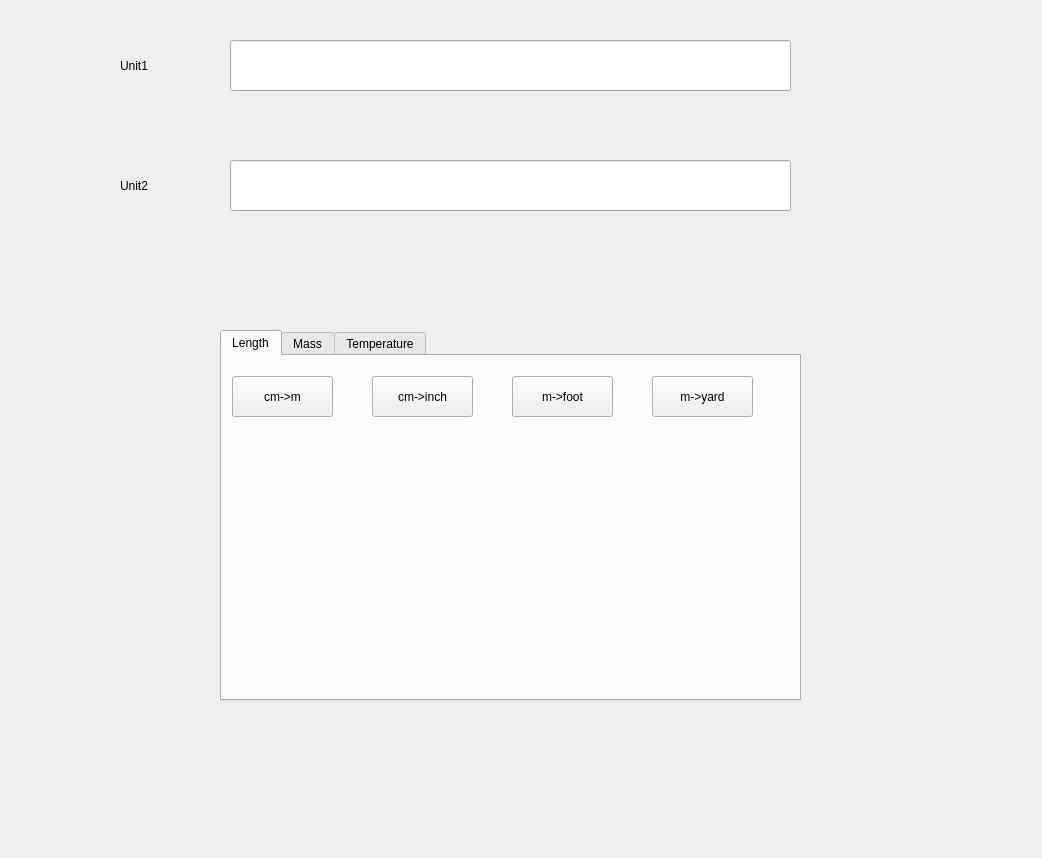
<?xml version="1.0" encoding="UTF-8"?>
<ui version="4.0">
 <class>Dialog</class>
 <widget class="QDialog" name="Dialog">
  <property name="geometry">
   <rect>
    <x>0</x>
    <y>0</y>
    <width>1042</width>
    <height>858</height>
   </rect>
  </property>
  <property name="mouseTracking">
   <bool>true</bool>
  </property>
  <property name="windowTitle">
   <string>Dialog</string>
  </property>
  <property name="autoFillBackground">
   <bool>true</bool>
  </property>
  <property name="sizeGripEnabled">
   <bool>false</bool>
  </property>
  <property name="modal">
   <bool>false</bool>
  </property>
  <widget class="QLineEdit" name="first">
   <property name="geometry">
    <rect>
     <x>230</x>
     <y>40</y>
     <width>561</width>
     <height>51</height>
    </rect>
   </property>
  </widget>
  <widget class="QLineEdit" name="second">
   <property name="geometry">
    <rect>
     <x>230</x>
     <y>160</y>
     <width>561</width>
     <height>51</height>
    </rect>
   </property>
  </widget>
  <widget class="QTabWidget" name="units">
   <property name="geometry">
    <rect>
     <x>220</x>
     <y>330</y>
     <width>581</width>
     <height>371</height>
    </rect>
   </property>
   <property name="tabPosition">
    <enum>QTabWidget::North</enum>
   </property>
   <property name="currentIndex">
    <number>0</number>
   </property>
   <property name="movable">
    <bool>false</bool>
   </property>
   <property name="tabBarAutoHide">
    <bool>false</bool>
   </property>
   <widget class="QWidget" name="len">
    <attribute name="title">
     <string>Length</string>
    </attribute>
    <widget class="QPushButton" name="cmtom">
     <property name="enabled">
      <bool>true</bool>
     </property>
     <property name="geometry">
      <rect>
       <x>10</x>
       <y>20</y>
       <width>101</width>
       <height>41</height>
      </rect>
     </property>
     <property name="text">
      <string>cm-&gt;m</string>
     </property>
     <property name="autoDefault">
      <bool>false</bool>
     </property>
    </widget>
    <widget class="QPushButton" name="mtofoot">
     <property name="enabled">
      <bool>true</bool>
     </property>
     <property name="geometry">
      <rect>
       <x>290</x>
       <y>20</y>
       <width>101</width>
       <height>41</height>
      </rect>
     </property>
     <property name="text">
      <string>m-&gt;foot</string>
     </property>
     <property name="autoDefault">
      <bool>false</bool>
     </property>
    </widget>
    <widget class="QPushButton" name="cmtoinch">
     <property name="enabled">
      <bool>true</bool>
     </property>
     <property name="geometry">
      <rect>
       <x>150</x>
       <y>20</y>
       <width>101</width>
       <height>41</height>
      </rect>
     </property>
     <property name="text">
      <string>cm-&gt;inch</string>
     </property>
     <property name="autoDefault">
      <bool>false</bool>
     </property>
    </widget>
    <widget class="QPushButton" name="mtoyard">
     <property name="enabled">
      <bool>true</bool>
     </property>
     <property name="geometry">
      <rect>
       <x>430</x>
       <y>20</y>
       <width>101</width>
       <height>41</height>
      </rect>
     </property>
     <property name="text">
      <string>m-&gt;yard</string>
     </property>
     <property name="autoDefault">
      <bool>false</bool>
     </property>
    </widget>
   </widget>
   <widget class="QWidget" name="wt">
    <attribute name="title">
     <string>Mass</string>
    </attribute>
    <widget class="QPushButton" name="kgtog">
     <property name="enabled">
      <bool>true</bool>
     </property>
     <property name="geometry">
      <rect>
       <x>10</x>
       <y>20</y>
       <width>101</width>
       <height>41</height>
      </rect>
     </property>
     <property name="text">
      <string>kg-&gt;g</string>
     </property>
     <property name="autoDefault">
      <bool>false</bool>
     </property>
    </widget>
    <widget class="QPushButton" name="kgtoounce">
     <property name="enabled">
      <bool>true</bool>
     </property>
     <property name="geometry">
      <rect>
       <x>290</x>
       <y>20</y>
       <width>101</width>
       <height>41</height>
      </rect>
     </property>
     <property name="text">
      <string>kg-&gt;ounce</string>
     </property>
     <property name="autoDefault">
      <bool>false</bool>
     </property>
    </widget>
    <widget class="QPushButton" name="kgtopound">
     <property name="enabled">
      <bool>true</bool>
     </property>
     <property name="geometry">
      <rect>
       <x>150</x>
       <y>20</y>
       <width>101</width>
       <height>41</height>
      </rect>
     </property>
     <property name="text">
      <string>kg-&gt;Pound</string>
     </property>
     <property name="autoDefault">
      <bool>false</bool>
     </property>
    </widget>
    <widget class="QPushButton" name="kgtoquintal">
     <property name="enabled">
      <bool>true</bool>
     </property>
     <property name="geometry">
      <rect>
       <x>430</x>
       <y>20</y>
       <width>101</width>
       <height>41</height>
      </rect>
     </property>
     <property name="text">
      <string>kg-&gt;Quintal</string>
     </property>
     <property name="autoDefault">
      <bool>false</bool>
     </property>
    </widget>
   </widget>
   <widget class="QWidget" name="temp">
    <attribute name="title">
     <string>Temperature</string>
    </attribute>
    <widget class="QPushButton" name="celtofah">
     <property name="enabled">
      <bool>true</bool>
     </property>
     <property name="geometry">
      <rect>
       <x>10</x>
       <y>20</y>
       <width>101</width>
       <height>41</height>
      </rect>
     </property>
     <property name="text">
      <string>Celcius-&gt;Fah</string>
     </property>
     <property name="autoDefault">
      <bool>false</bool>
     </property>
    </widget>
    <widget class="QPushButton" name="celtokel">
     <property name="enabled">
      <bool>true</bool>
     </property>
     <property name="geometry">
      <rect>
       <x>150</x>
       <y>20</y>
       <width>101</width>
       <height>41</height>
      </rect>
     </property>
     <property name="text">
      <string>Celcius-&gt;Kel</string>
     </property>
     <property name="autoDefault">
      <bool>false</bool>
     </property>
    </widget>
    <widget class="QPushButton" name="fahtokel">
     <property name="enabled">
      <bool>true</bool>
     </property>
     <property name="geometry">
      <rect>
       <x>430</x>
       <y>20</y>
       <width>101</width>
       <height>41</height>
      </rect>
     </property>
     <property name="text">
      <string>Fahren-&gt;Kel</string>
     </property>
     <property name="autoDefault">
      <bool>false</bool>
     </property>
    </widget>
    <widget class="QPushButton" name="celtoran">
     <property name="enabled">
      <bool>true</bool>
     </property>
     <property name="geometry">
      <rect>
       <x>290</x>
       <y>20</y>
       <width>101</width>
       <height>41</height>
      </rect>
     </property>
     <property name="text">
      <string>Celc-&gt;Rankine</string>
     </property>
     <property name="autoDefault">
      <bool>false</bool>
     </property>
    </widget>
   </widget>
  </widget>
  <widget class="QLabel" name="label">
   <property name="geometry">
    <rect>
     <x>120</x>
     <y>50</y>
     <width>101</width>
     <height>31</height>
    </rect>
   </property>
   <property name="text">
    <string>Unit1</string>
   </property>
  </widget>
  <widget class="QLabel" name="label_2">
   <property name="geometry">
    <rect>
     <x>120</x>
     <y>170</y>
     <width>101</width>
     <height>31</height>
    </rect>
   </property>
   <property name="text">
    <string>Unit2</string>
   </property>
  </widget>
 </widget>
 <resources/>
 <connections/>
</ui>
